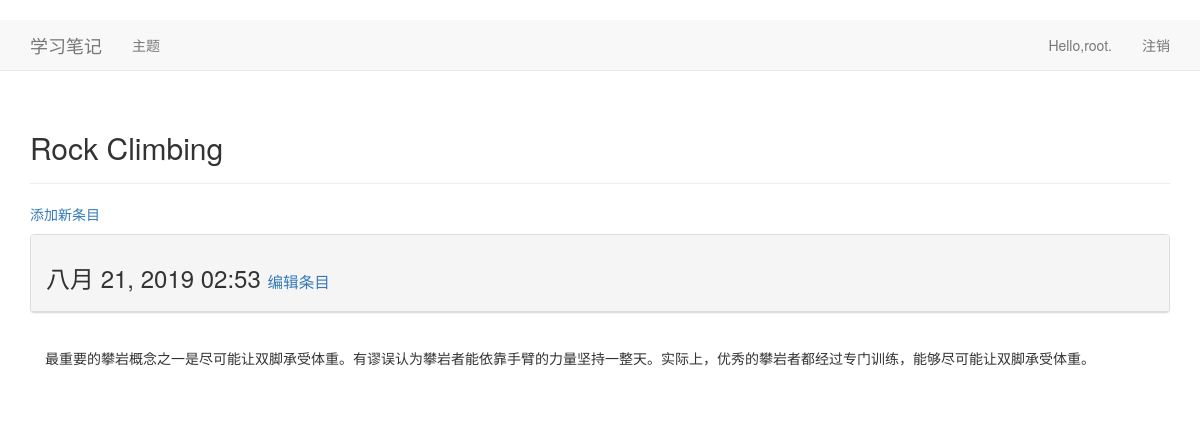
Page /topics/2/ (signed in) on the earlier database version.
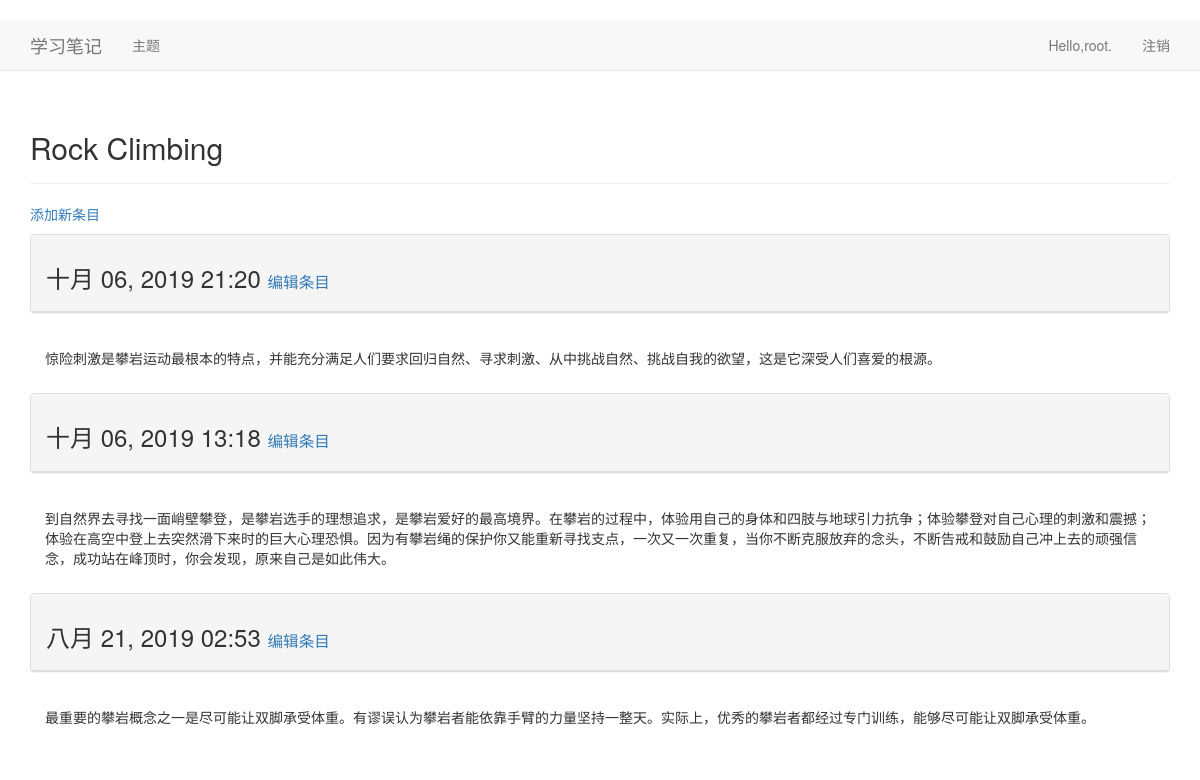
Same page on the later database version.
### learning_logs/models.py (models this page shows, shortened)
class Topic(models.Model):
    text=models.CharField(max_length=200)
    date_added=models.DateTimeField(auto_now_add=True)
    owner=models.ForeignKey(User,on_delete=models.CASCADE)
    def __str__(self):
        return self.text

class Entry(models.Model):
    topic=models.ForeignKey(Topic,on_delete=models.CASCADE)
    text=models.TextField()
    date_added=models.DateTimeField(auto_now_add=True)
    class Meta:
        verbose_name_plural='entries'

### learning_logs/views.py (the view)
# urls.py: path('topics/<int:topic_id>/', views.topic, name='topic'),
@login_required
def topic(request,topic_id):
    topic=Topic.objects.get(id=topic_id)
    if topic.owner !=request.user:
        raise Http404
    entries=topic.entry_set.order_by('-date_added')
    context={'topic':topic,'entries':entries}
    return render(request,'learning_logs/topic.html',context)

### learning_logs/templates/learning_logs/topic.html
﻿{% extends "learning_logs/base.html" %}
{% block header %}
<h2>{{ topic }}</h2>
{% endblock header %}
{% block content %}
<p>
   <a href="{% url 'learning_logs:new_entry' topic.id %}">添加新条目</a>
</p>
   {% for entry in entries %}
    <div class="panel panel-default">
        <div class="panel-heading">
       <h3>
           {{ entry.date_added|date:'M d, Y H:i' }}
       <small>
         <a href="{% url 'learning_logs:edict_entry' entry.id %}">编辑条目</a>
       </small>
       </h3>
        </div>
    </div>
    <div class="panel-body">
        {{ entry.text|linebreaks }}
    </div>
   {% empty %}
        您还没有添加任何条目。
   {% endfor %}
{% endblock content %}

### learning_logs/templates/learning_logs/base.html (shortened to what this page needs)
﻿{% load bootstrap3 %}
<!DOCTYPE html>
<html>
<head>
    {% bootstrap_css %}
</head>
<body>
    <nav class="navbar navbar-default navbar-static-top">
        <div class="container">
            <div class="navbar-header">
                <a href="{% url 'learning_logs:index' %}" class="navbar-brand">学习笔记</a>
            </div>
            <div class="navbar-collapse collapse">
                <ul class="nav navbar-nav">
                    <li><a href="{% url 'learning_logs:topics' %}">主题</a> </li>
                </ul>
                <ul class="nav navbar-nav navbar-right">
                    {% if user.is_authenticated %}
                    <li><a>Hello,{{ user.username }}.</a></li>
                    <li><a href="{% url 'users:logout' %}">注销</a></li>
                    {% else %}
                    <li><a href="{% url 'users:register' %}">注册</a></li>
                    <li><a href="{% url 'users:login' %}">登录</a></li>
                    {% endif %}
                </ul>
            </div>
        </div>
    </nav>
    <div class="container">
        <div class="page-header">
            {% block header %}{% endblock header %}
        </div>
        <div>{% block content %}{% endblock content %}</div>
    </div>
</body>
</html>

Differences in the rows shown:
added Entry: date_added "十月 06, 2019 21:20", text "惊险刺激是攀岩运动最根本的特点，并能充分满足人们要求回归自然、寻求刺激、从中挑战自然、挑战自我的欲望，这是它深受人们喜爱的根源。"
added Entry: date_added "十月 06, 2019 13:18", text "到自然界去寻找一面峭壁攀登，是攀岩选手的理想追求，是攀岩爱好的最高境界。在攀岩的过程中，体验用自己的身体和四肢与地球引力抗争；体验攀登对自己心理的刺激和震撼；体验在高空中登上去突然滑下来时的巨大心理恐惧。因为有攀岩绳的保护你又能重新寻找支点，一次又一次重复，当你不断克服放弃的念头，不断告戒和鼓励自己冲上去的顽强信念，成功站在峰顶时，你会发现，原来自己是如此伟大。"
